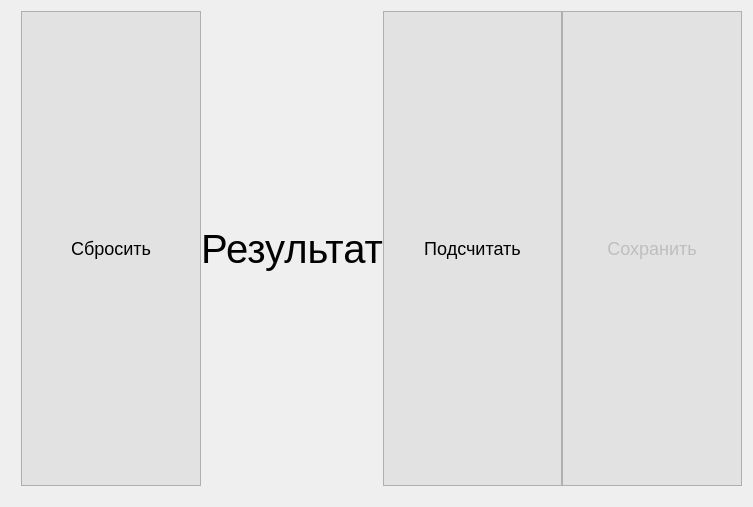
<?xml version="1.0" encoding="UTF-8"?>
<ui version="4.0">
 <class>Table</class>
 <widget class="QWidget" name="Table">
  <property name="windowModality">
   <enum>Qt::ApplicationModal</enum>
  </property>
  <property name="geometry">
   <rect>
    <x>0</x>
    <y>0</y>
    <width>753</width>
    <height>507</height>
   </rect>
  </property>
  <property name="windowTitle">
   <string>Form</string>
  </property>
  <layout class="QVBoxLayout" name="verticalLayout" stretch="0,1">
   <item>
    <layout class="QHBoxLayout" name="horizontalLayout_3" stretch="0,0,0,0">
     <property name="spacing">
      <number>0</number>
     </property>
     <property name="sizeConstraint">
      <enum>QLayout::SetMaximumSize</enum>
     </property>
     <property name="leftMargin">
      <number>10</number>
     </property>
     <item>
      <widget class="QPushButton" name="break_button_2">
       <property name="sizePolicy">
        <sizepolicy hsizetype="Minimum" vsizetype="Preferred">
         <horstretch>0</horstretch>
         <verstretch>0</verstretch>
        </sizepolicy>
       </property>
       <property name="font">
        <font>
         <pointsize>-1</pointsize>
        </font>
       </property>
       <property name="styleSheet">
        <string notr="true">QPushButton{
font-size: 18px;
background-color: #e2e2e2;
border:1px solid #afafaf;
}
QPushButton:hover{
background-color: #FDEDED;
border-color: #EB3028;
}
QPushButton:pressed{
background-color: #F7B7B6;
border-color: #EB3028;
}</string>
       </property>
       <property name="text">
        <string>Сбросить</string>
       </property>
      </widget>
     </item>
     <item>
      <widget class="QLabel" name="result_label">
       <property name="font">
        <font>
         <pointsize>30</pointsize>
        </font>
       </property>
       <property name="layoutDirection">
        <enum>Qt::LeftToRight</enum>
       </property>
       <property name="text">
        <string>Результат</string>
       </property>
       <property name="textFormat">
        <enum>Qt::AutoText</enum>
       </property>
       <property name="alignment">
        <set>Qt::AlignCenter</set>
       </property>
      </widget>
     </item>
     <item>
      <widget class="QPushButton" name="count_button_2">
       <property name="sizePolicy">
        <sizepolicy hsizetype="Minimum" vsizetype="Ignored">
         <horstretch>0</horstretch>
         <verstretch>0</verstretch>
        </sizepolicy>
       </property>
       <property name="font">
        <font>
         <pointsize>-1</pointsize>
        </font>
       </property>
       <property name="styleSheet">
        <string notr="true">QPushButton{
font-size: 18px;
background-color: #e2e2e2;
border:1px solid #afafaf;
}
QPushButton:hover{
background-color: #EDFDF0;
border-color: #10DA20;
}
QPushButton:pressed{
background-color: #CCFAD2;
border-color: #10DA20;
}</string>
       </property>
       <property name="text">
        <string>Подсчитать</string>
       </property>
      </widget>
     </item>
     <item>
      <widget class="QPushButton" name="Save_result_2">
       <property name="enabled">
        <bool>false</bool>
       </property>
       <property name="sizePolicy">
        <sizepolicy hsizetype="Minimum" vsizetype="Ignored">
         <horstretch>0</horstretch>
         <verstretch>0</verstretch>
        </sizepolicy>
       </property>
       <property name="styleSheet">
        <string notr="true">QPushButton{
font-size: 18px;
background-color: #e2e2e2;
border:1px solid #afafaf;
}
QPushButton:hover{
background-color: #E0F2FF;
border-color: #80C8FF;
}
QPushButton:pressed{
background-color: #C2E4FF;
border-color: #80C8FF;
}</string>
       </property>
       <property name="text">
        <string>Сохранить</string>
       </property>
      </widget>
     </item>
    </layout>
   </item>
   <item>
    <layout class="QHBoxLayout" name="judges_2" stretch="0,0,0,0,0">
     <property name="spacing">
      <number>5</number>
     </property>
     <property name="sizeConstraint">
      <enum>QLayout::SetMaximumSize</enum>
     </property>
     <property name="leftMargin">
      <number>10</number>
     </property>
     <property name="topMargin">
      <number>0</number>
     </property>
     <property name="rightMargin">
      <number>0</number>
     </property>
     <property name="bottomMargin">
      <number>10</number>
     </property>
     <item>
      <layout class="QVBoxLayout" name="judge_1_l">
       <property name="sizeConstraint">
        <enum>QLayout::SetDefaultConstraint</enum>
       </property>
      </layout>
     </item>
     <item>
      <layout class="QVBoxLayout" name="judge_2_l">
       <property name="sizeConstraint">
        <enum>QLayout::SetDefaultConstraint</enum>
       </property>
      </layout>
     </item>
     <item>
      <layout class="QVBoxLayout" name="judge_3_l">
       <property name="sizeConstraint">
        <enum>QLayout::SetDefaultConstraint</enum>
       </property>
      </layout>
     </item>
     <item>
      <layout class="QVBoxLayout" name="judge_4_l">
       <property name="sizeConstraint">
        <enum>QLayout::SetDefaultConstraint</enum>
       </property>
      </layout>
     </item>
     <item>
      <layout class="QVBoxLayout" name="judge_5_l">
       <property name="sizeConstraint">
        <enum>QLayout::SetDefaultConstraint</enum>
       </property>
      </layout>
     </item>
    </layout>
   </item>
  </layout>
 </widget>
 <resources/>
 <connections/>
</ui>
